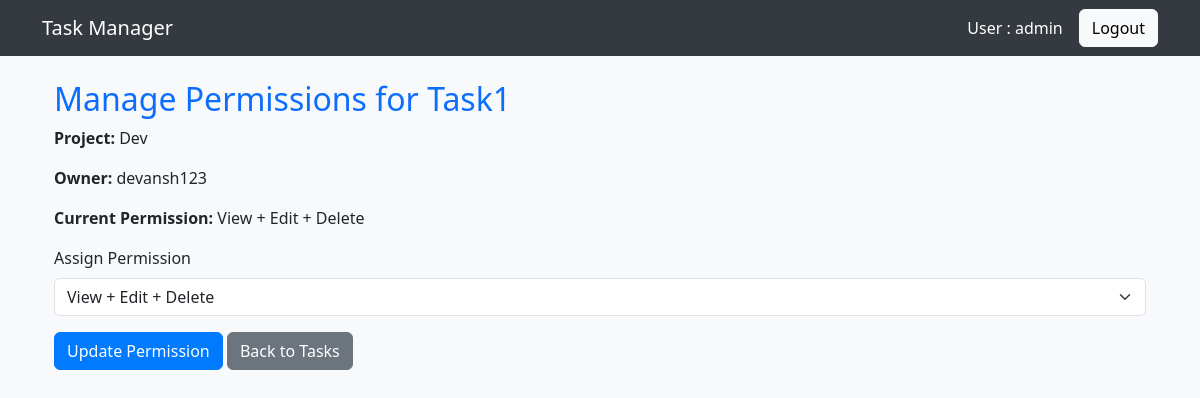
Screenshot of /tasks/5/permissions/ (signed in) with the database file from the repository.
### user/models.py (models this page shows, shortened)
class Task(models.Model):
    PRIORITY_CHOICES = [
        ('Low', 'Low'),
        ('Medium', 'Medium'),
        ('High', 'High'),
    ]
    STATUS_CHOICES = [
        ('Pending', 'Pending'),
        ('In Progress', 'In Progress'),
        ('Completed', 'Completed'),
    ]
    title = models.CharField(max_length=255)
    description = models.TextField(default="No description provided")
    due_date = models.DateField(default=date.today)
    priority = models.CharField(max_length=10, choices=PRIORITY_CHOICES, default='Medium')
    status = models.CharField(max_length=15, choices=STATUS_CHOICES, default='Pending')
    user = models.ForeignKey(User, on_delete=models.CASCADE)
    project = models.ForeignKey(Project, on_delete=models.CASCADE, related_name='tasks', null=True, blank=True)
    created_date = models.DateTimeField(auto_now_add=True)
    updated_date = models.DateTimeField(auto_now=True)
    class Meta:
        ordering = ['due_date', 'priority']

class Project(models.Model):
    name = models.CharField(max_length=200)
    description = models.TextField(null=True, blank=True)
    created_date = models.DateTimeField(auto_now_add=True)
    user = models.ForeignKey(User, on_delete=models.CASCADE)
    class Meta:
        ordering = ['name']

class TaskPermission(models.Model):
    PERMISSION_CHOICES = [
        ('view', 'View Only'),
        ('edit', 'Edit'),
        ('delete', 'Delete'),
    ]
    user = models.ForeignKey(User, on_delete=models.CASCADE)
    task = models.ForeignKey(Task, on_delete=models.CASCADE)
    permission_type = models.CharField(max_length=10, choices=PERMISSION_CHOICES, default='view')
    assigned_date = models.DateTimeField(auto_now_add=True)
    assigned_by = models.ForeignKey(
        User,
        on_delete=models.CASCADE,
        related_name='permissions_granted'
    )
    class Meta:
        unique_together = ['user', 'task']

### user/views.py (the view, shortened to what this page needs)
# urls.py: path('tasks/<int:task_id>/permissions/', views.manage_task_permissions, name='manage_task_permissions'),
@login_required
@user_passes_test(is_admin)
def manage_task_permissions(request, task_id):
    task = get_object_or_404(Task, id=task_id)
    user = task.user  # Automatically set to the task owner
    try:
        current_permission = TaskPermission.objects.get(user=user, task=task).permission_type
    except TaskPermission.DoesNotExist:
        current_permission = 'view'  # Default for owner
    return render(request, 'manage_permissions.html', {
        'task': task,
        'project_name': task.project.name,
        'current_permission': current_permission
    })

### user/views.py (called while the page is built)
def is_admin(user):
    return user.is_superuser

### templates/manage_permissions.html (shortened to what this page needs)
{% extends "base.html" %}
{% block content %}
<div class="container">
    <h2 class="text-primary">Manage Permissions for {{ task.title }}</h2>
    <p><strong>Project:</strong> {{ project_name }}</p>
    <p><strong>Owner:</strong> {{ task.user.username }}</p>
    <p><strong>Current Permission:</strong>
        {% if current_permission == 'view' %}View Only
        {% elif current_permission == 'edit' %}View + Edit
        {% elif current_permission == 'delete' %}View + Edit + Delete{% endif %}
    </p>
    <form method="post">
        <div class="mb-3">
            <label for="permission_type" class="form-label">Assign Permission</label>
            <select class="form-select" id="permission_type" name="permission_type">
                <option value="delete" {% if current_permission == 'delete' %}selected{% endif %}>View + Edit + Delete</option>
            </select>
        </div>
        <button type="submit" class="btn btn-primary">Update Permission</button>
        <a href="{% url 'task_list' %}" class="btn btn-secondary">Back to Tasks</a>
    </form>
</div>
{% endblock %}

### templates/base.html (shortened to what this page needs)
<!DOCTYPE html>
<html lang="en">
<head>
    <link rel="stylesheet" href="https://cdn.jsdelivr.net/npm/bootstrap@5.3.0/dist/css/bootstrap.min.css">
</head>
<body>
    <nav class="navbar navbar-expand-lg">
        <div class="container">
            <a class="navbar-brand" href="{% url 'landing_page' %}">Task Manager</a>
            <div class="d-flex align-items-center">
                {% if user.is_authenticated %}
                    <span class="navbar-text me-3">User : {{ user.username }}</span>
                    <a class="btn btn-light" href="{% url 'logout' %}">Logout</a>
                {% else %}
                    <a class="btn btn-light me-2" href="{% url 'login' %}">Login</a>
                    <a class="btn btn-light" href="{% url 'register' %}">Register</a>
                {% endif %}
            </div>
        </div>
    </nav>
    <div class="container mt-4">
        {% block content %}
        {% endblock %}
    </div>
</body>
</html>

### templates/base.html (style rules this page uses)
body { background-color: #f8f9fa; }
.navbar { background-color: #343a40; }
.navbar-brand, .navbar-text { color: white !important; }
.btn-primary { background-color: #007bff; border-color: #007bff; }

### rows the page displays
Task: title "Task1", user.username "devansh123"
Project: name "Dev"
TaskPermission: permission_type "View + Edit + Delete"

### other values shown
{{ user.username }} "admin"
